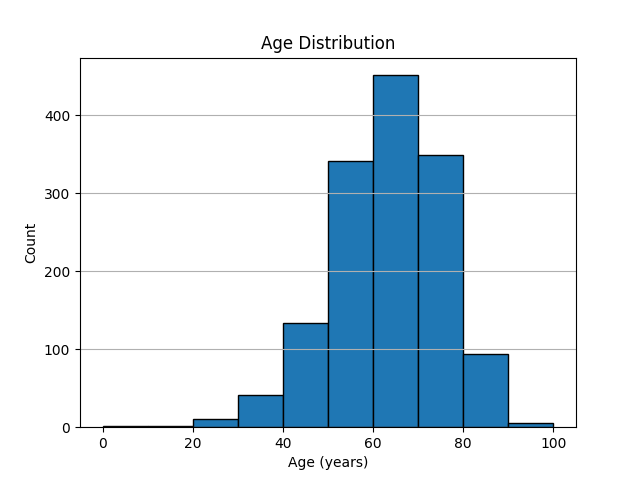

Source code (Python):
import pandas as pd
import matplotlib.pyplot as plt

# Load data
df = pd.read_csv("clinical_data.csv")

# Clean columns
df['patient_id'] = df['patient_id'].astype(str).str.strip()
df['age_at_Imaging (years)'] = pd.to_numeric(df['age_at_Imaging (years)'], errors='coerce')

# Drop missing ages
df = df.dropna(subset=['age_at_Imaging (years)'])

# Get minimum age per patient
df_min = df.groupby('patient_id')['age_at_Imaging (years)'].min()

# Plot histogram
import numpy as np
import matplotlib.pyplot as plt

bins = np.arange(0, 101, 10)

# Get histogram data
counts, edges = np.histogram(df_min, bins=bins)

plt.figure()

# Draw bars manually with edges
plt.bar(edges[:-1], counts,
        width=np.diff(edges),
        align='edge',
        edgecolor='black')   # <-- THIS is what you want

plt.xlabel("Age (years)")
plt.ylabel("Count")
plt.title("Age Distribution")

plt.grid(axis='y')

plt.savefig("age_hist.png")
plt.show()
